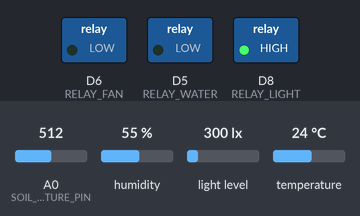
The sketch below on a simulated ESP8266 (NodeMCU). On the bench: switched loads named in the sketch (green lamp = pin HIGH). The test bench sets the inputs (shaded band); at power-on: humidity 55 %, light level 300 lx, A0 (SOIL_MOISTURE_PIN) = 512, temperature 24 °C. What the sketch prints to the serial monitor is not drawn.

Above: at 1.3 s.
1.4 s: humidity set to 79 %
11.7 s: humidity set to 82 %
At 21.4 s:
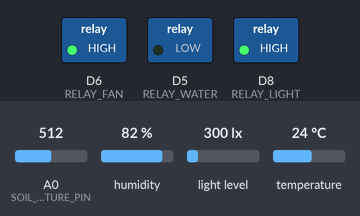
21.7 s: light level set to 106 lx
31.8 s: light level set to 95 lx
At 41.5 s:
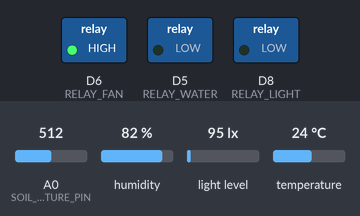
41.8 s: A0 (SOIL_MOISTURE_PIN) set to 310
51.8 s: A0 (SOIL_MOISTURE_PIN) set to 289
At 60.9 s:
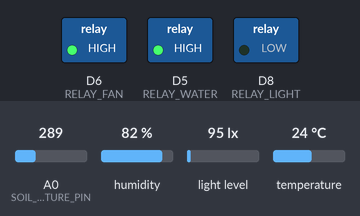
Timing chart, 0 to 62.4 s (numbered marks = the images above; inputs shaded):
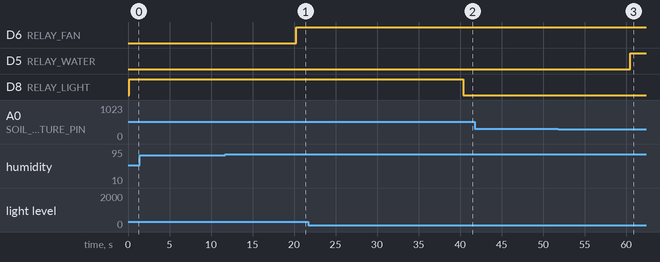

The sketch:

greenhouse_monitor.ino
```cpp
/*
 * Sistema de Monitoreo de Invernadero
 *
 * Este sketch monitorea temperatura, humedad, luz y humedad del suelo
 * para optimizar las condiciones de crecimiento de plantas.
 *
 * Hardware requerido:
 * - ESP8266 / ESP32
 * - DHT11 o DHT22 (temperatura y humedad)
 * - BH1750 (sensor de luz I2C)
 * - Sensor de humedad de suelo (analógico)
 * - Relés para control de actuadores (opcional)
 *
 * Librerías:
 * - DHT sensor library
 * - BH1750
 * - Wire
 */

#include <Wire.h>
#include <DHT.h>
#include <BH1750.h>

// ===== CONFIGURACIÓN DE PINES =====
#define DHTPIN D7           // Pin del sensor DHT
#define DHTTYPE DHT22       // DHT11 o DHT22
#define SOIL_MOISTURE_PIN A0  // Sensor de humedad de suelo
#define RELAY_WATER D5      // Relé de bomba de agua
#define RELAY_FAN D6        // Relé de ventilador
#define RELAY_LIGHT D8      // Relé de luz suplementaria

// ===== CONFIGURACIÓN I2C =====
#define SDA_PIN D2          // GPIO4
#define SCL_PIN D1          // GPIO5

// ===== UMBRALES DE CONTROL =====
#define TEMP_MAX 28.0       // Temperatura máxima (°C)
#define TEMP_MIN 18.0       // Temperatura mínima (°C)
#define HUMIDITY_MAX 80.0   // Humedad máxima (%)
#define HUMIDITY_MIN 50.0   // Humedad mínima (%)
#define SOIL_DRY 30         // Humedad suelo baja (%)
#define SOIL_WET 70         // Humedad suelo alta (%)
#define LIGHT_MIN 10000     // Luz mínima (lux)

// ===== OBJETOS DE SENSORES =====
DHT dht(DHTPIN, DHTTYPE);
BH1750 lightMeter;

// ===== VARIABLES GLOBALES =====
struct GreenhouseData {
  float temperature;
  float humidity;
  float lightIntensity;
  int soilMoisture;
  float vpd;              // Déficit de Presión de Vapor
  bool waterPumpActive;
  bool fanActive;
  bool lightActive;
};

GreenhouseData currentData;

// ===== SETUP =====
void setup() {
  Serial.begin(115200);
  delay(100);

  Serial.println("\n=================================");
  Serial.println("Sistema de Monitoreo de Invernadero");
  Serial.println("=================================\n");

  // Configurar pines de relés
  pinMode(RELAY_WATER, OUTPUT);
  pinMode(RELAY_FAN, OUTPUT);
  pinMode(RELAY_LIGHT, OUTPUT);

  // Apagar todos los relés al inicio
  digitalWrite(RELAY_WATER, LOW);
  digitalWrite(RELAY_FAN, LOW);
  digitalWrite(RELAY_LIGHT, LOW);

  // Inicializar DHT
  dht.begin();
  Serial.println("✓ DHT22 inicializado");

  // Inicializar I2C
  Wire.begin(SDA_PIN, SCL_PIN);

  // Inicializar BH1750
  if (lightMeter.begin(BH1750::CONTINUOUS_HIGH_RES_MODE)) {
    Serial.println("✓ BH1750 inicializado");
  } else {
    Serial.println("✗ Error inicializando BH1750");
  }

  Serial.println("\nSistema listo. Iniciando monitoreo...\n");
}

// ===== LOOP PRINCIPAL =====
void loop() {
  // Leer sensores
  readSensors();

  // Calcular VPD
  calculateVPD();

  // Mostrar datos
  displayData();

  // Controlar actuadores
  controlActuators();

  // Enviar datos (descomentar según necesidad)
  // sendDataToServer();
  // sendDataToMQTT();

  delay(10000);  // Leer cada 10 segundos
}

// ===== FUNCIONES DE LECTURA =====
void readSensors() {
  // Leer temperatura y humedad
  currentData.temperature = dht.readTemperature();
  currentData.humidity = dht.readHumidity();

  // Validar lecturas DHT
  if (isnan(currentData.temperature) || isnan(currentData.humidity)) {
    Serial.println("⚠ Error leyendo DHT22");
    currentData.temperature = 0;
    currentData.humidity = 0;
  }

  // Leer luz
  currentData.lightIntensity = lightMeter.readLightLevel();

  // Leer humedad del suelo (convertir a porcentaje)
  int soilRaw = analogRead(SOIL_MOISTURE_PIN);
  currentData.soilMoisture = map(soilRaw, 0, 1023, 0, 100);
}

// ===== CÁLCULO DE VPD =====
void calculateVPD() {
  if (currentData.temperature > 0 && currentData.humidity > 0) {
    // Calcular presión de vapor saturada (kPa)
    float svp = 0.6107 * exp((17.27 * currentData.temperature) /
                             (currentData.temperature + 237.3));

    // Calcular VPD
    currentData.vpd = svp * (1 - currentData.humidity / 100.0);
  } else {
    currentData.vpd = 0;
  }
}

// ===== MOSTRAR DATOS =====
void displayData() {
  Serial.println("─────────────────────────────────");
  Serial.println("📊 DATOS DEL INVERNADERO");
  Serial.println("─────────────────────────────────");

  Serial.print("🌡️  Temperatura: ");
  Serial.print(currentData.temperature, 1);
  Serial.println(" °C");

  Serial.print("💧 Humedad aire: ");
  Serial.print(currentData.humidity, 1);
  Serial.println(" %");

  Serial.print("☀️  Luz:         ");
  Serial.print(currentData.lightIntensity, 0);
  Serial.println(" lux");

  Serial.print("🌱 Hum. suelo:   ");
  Serial.print(currentData.soilMoisture);
  Serial.println(" %");

  Serial.print("📊 VPD:          ");
  Serial.print(currentData.vpd, 2);
  Serial.print(" kPa ");
  printVPDStatus();

  Serial.println("\n💡 ESTADO DE ACTUADORES");
  Serial.println("─────────────────────────────────");
  Serial.print("💦 Riego:        ");
  Serial.println(currentData.waterPumpActive ? "ACTIVO" : "inactivo");
  Serial.print("💨 Ventilador:   ");
  Serial.println(currentData.fanActive ? "ACTIVO" : "inactivo");
  Serial.print("💡 Luz:          ");
  Serial.println(currentData.lightActive ? "ACTIVA" : "inactiva");
  Serial.println();
}

void printVPDStatus() {
  if (currentData.vpd < 0.4) {
    Serial.println("(bajo - aumentar ventilación)");
  } else if (currentData.vpd < 0.8) {
    Serial.println("(óptimo - plántulas)");
  } else if (currentData.vpd < 1.2) {
    Serial.println("(óptimo - vegetativo)");
  } else if (currentData.vpd < 1.5) {
    Serial.println("(óptimo - floración)");
  } else {
    Serial.println("(alto - aumentar humedad)");
  }
}

// ===== CONTROL DE ACTUADORES =====
void controlActuators() {
  // Control de riego basado en humedad del suelo
  if (currentData.soilMoisture < SOIL_DRY) {
    activateWaterPump(true);
  } else if (currentData.soilMoisture > SOIL_WET) {
    activateWaterPump(false);
  }

  // Control de ventilación
  if (currentData.temperature > TEMP_MAX || currentData.humidity > HUMIDITY_MAX) {
    activateFan(true);
  } else if (currentData.temperature < TEMP_MAX - 2) {
    activateFan(false);
  }

  // Control de luz suplementaria
  if (currentData.lightIntensity < LIGHT_MIN && isDayTime()) {
    activateLight(true);
  } else {
    activateLight(false);
  }
}

void activateWaterPump(bool state) {
  currentData.waterPumpActive = state;
  digitalWrite(RELAY_WATER, state ? HIGH : LOW);
}

void activateFan(bool state) {
  currentData.fanActive = state;
  digitalWrite(RELAY_FAN, state ? HIGH : LOW);
}

void activateLight(bool state) {
  currentData.lightActive = state;
  digitalWrite(RELAY_LIGHT, state ? HIGH : LOW);
}

// ===== FUNCIONES AUXILIARES =====
bool isDayTime() {
  // Implementar lógica de horario
  // Por ahora, simple check de hora si tienes RTC
  // O usar sensor de luz como referencia
  return (currentData.lightIntensity > 100);
}

// ===== ENVÍO DE DATOS (OPCIONAL) =====
/*
void sendDataToServer() {
  // Implementar envío HTTP/HTTPS
  // WiFiClient client;
  // http.begin(client, "http://tu-servidor.com/api/greenhouse");
  // http.addHeader("Content-Type", "application/json");
  // String payload = createJSONPayload();
  // http.POST(payload);
}

void sendDataToMQTT() {
  // Implementar publicación MQTT
  // mqttClient.publish("greenhouse/temperature", String(currentData.temperature));
  // mqttClient.publish("greenhouse/humidity", String(currentData.humidity));
  // mqttClient.publish("greenhouse/light", String(currentData.lightIntensity));
}

String createJSONPayload() {
  String json = "{";
  json += "\"temperature\":" + String(currentData.temperature) + ",";
  json += "\"humidity\":" + String(currentData.humidity) + ",";
  json += "\"light\":" + String(currentData.lightIntensity) + ",";
  json += "\"soilMoisture\":" + String(currentData.soilMoisture) + ",";
  json += "\"vpd\":" + String(currentData.vpd);
  json += "}";
  return json;
}
*/
```

Measured:
- the behaviour switches between 80 and 81 % on humidity (found by bisection; images 0 and 1)
- the behaviour switches between 101 and 100 lx on light level (found by bisection; images 1 and 2)
- the behaviour switches between 302 and 301 on A0 (SOIL_MOISTURE_PIN) (found by bisection; images 2 and 3)
- after the input at 1.4 s, every drawn part: stays the same
- after the input at 11.7 s, D6 (RELAY_FAN): LOW → HIGH after 8.6 s
- after the input at 21.7 s, every drawn part: stays the same
- after the input at 31.8 s, D8 (RELAY_LIGHT): HIGH → LOW after 8.6 s
- after the input at 41.8 s, every drawn part: stays the same
- after the input at 51.8 s, D5 (RELAY_WATER): LOW → HIGH after 8.7 s
